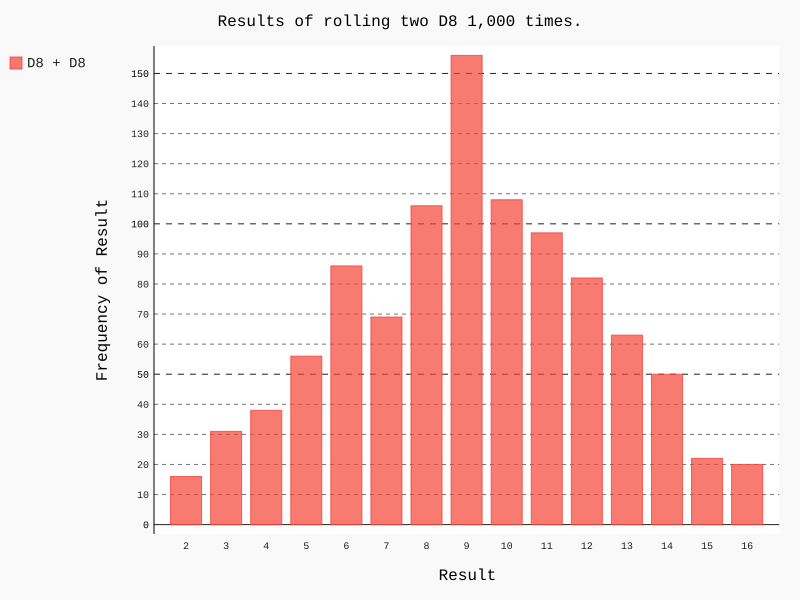

Here is the Python script that generated this plot:
# CH15 Exercise 15-7
#
# two_die.py
#
# Simulate running two 8-sided die 1,000 times.  Increase the number of rolls
# until a limit is reached.  9 is consistent max result.
from die import Die
import pygal

# Create two D8 die
die_1 = Die(8)
die_2 = Die(8)

# Make some rolls
results = []
for roll_num in range(1000):
    result = die_1.roll() + die_2.roll()
    results.append(result)

# Analyze frequencies
# loop through each number from 1 to max_result of sides.  Loop will stop
# executing at die.num_sides so the range limit must be die.num_sides+1
frequencies = []
max_result = die_1.num_sides + die_2.num_sides
label = []
for value in range(2, max_result+1):
    # .count() counts the number of times a value appears in a list
    frequency = results.count(value)
    frequencies.append(frequency)
    # x_labels can be generated with this simple line
    label.append(str(value))


# Create histogram using Pygal
hist = pygal.Bar()

# hist.title = "Results of rolling two D8 1,000 times."
hist.title = "Results of rolling two D8 1,000 times."
hist.x_labels = label
hist.x_title = 'Result'
hist.y_title = 'Frequency of Result'

hist.add('D8 + D8', frequencies)
hist.render_to_file('two_die.svg')



# This prints the first 5 elements of results.  Similar to using a head() method
#print(results[:5])
print(frequencies)
